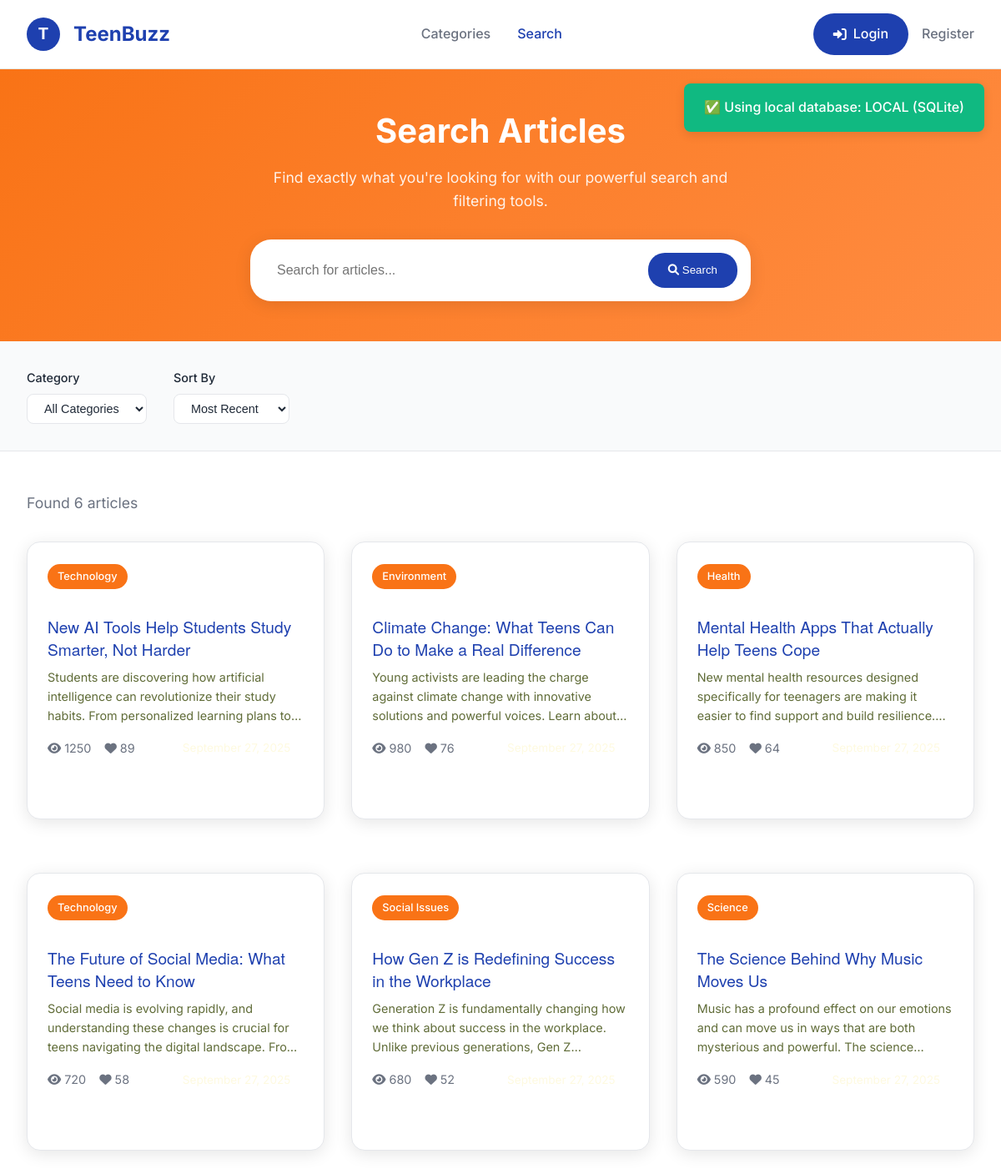
Screenshot of /search with the database file from the repository.
### tables this page shows
CREATE TABLE articles (
            id INTEGER PRIMARY KEY AUTOINCREMENT,
            headline TEXT NOT NULL,
            content TEXT NOT NULL,
            category TEXT NOT NULL,
            source TEXT,
            url TEXT,
            created_at TIMESTAMP DEFAULT CURRENT_TIMESTAMP,
            updated_at TIMESTAMP DEFAULT CURRENT_TIMESTAMP,
            drawn_by_user_id TEXT,
            publish_date DATE,
            tags TEXT,
            views INTEGER DEFAULT 0,
            likes INTEGER DEFAULT 0,
            FOREIGN KEY (drawn_by_user_id) REFERENCES users(id)
        );

### app_with_auth.py (the view, shortened to what this page needs)
@app.route('/search')
def search_articles():
    query = request.args.get('q', '')
    category = request.args.get('category', '')
    try:
        articles = get_articles_from_db(limit=20)
        print(f"DEBUG: Found {len(articles)} articles from database")
        flash(f'✅ Using local database: {get_database_status()}', 'success')
        if category:
            articles = [a for a in articles if a.get('category') == category]
        return render_template('search.html',
                             articles=articles,
                             query=query,
                             category=category,
                             total_results=len(articles),
                             format_date=format_date)
    except Exception as e:
        print(f"Error in search route: {e}")
        return render_template('search.html', articles=[], query=query, category=category, format_date=format_date)

### app_with_auth.py (called while the page is built)
def format_date(date_string):
    try:
        if isinstance(date_string, str):
            date_obj = datetime.fromisoformat(date_string.replace('Z', '+00:00'))
        else:
            date_obj = date_string
        return date_obj.strftime('%B %d, %Y')
    except:
        return 'Recent'

def get_articles_from_db(limit=20):
    try:
        db = get_database()
        if not db:
            return []
        articles = db.select('articles', limit=limit)
        return articles
    except Exception as e:
        print(f"Error fetching articles: {e}")
        return []

@app.context_processor
def inject_user():
    return {
        'current_user': get_current_user(),
        'is_authenticated': is_authenticated(),
        'is_admin': is_admin()
    }

### auth_system_enhanced.py (called while the page is built, shortened)
def get_current_user():
    return auth_manager.get_current_user()

def is_authenticated():
    return auth_manager.is_authenticated()

def is_admin():
    return auth_manager.is_admin()

    def get_current_user(self):
        if not session.get('is_authenticated'):
            return None

    def is_authenticated(self):
        return session.get('is_authenticated', False)

    def is_admin(self):
        return session.get('is_admin', False)

### database_manager.py (called while the page is built, shortened)
def get_database():
    toggle = DatabaseToggle()
    return toggle.get_database()

def get_database_status():
    toggle = DatabaseToggle()
    return toggle.get_status()

    def connect(self):
        self.conn = sqlite3.connect(self.db_path)
        self.conn.row_factory = sqlite3.Row  # Enable column access by name
        return self

    def execute_query(self, query: str, params: tuple = ()) -> List[Dict[str, Any]]:
        if not self.conn:
            self.connect()
        cursor = self.conn.cursor()
        cursor.execute(query, params)
        columns = [description[0] for description in cursor.description] if cursor.description else []
        results = [dict(zip(columns, row)) for row in cursor.fetchall()]
        self.conn.commit()
        return results

    def select(self, table: str, columns: str = '*', where: str = '', params: tuple = (), limit: int = None) -> List[Dict[str, Any]]:
        query = f"SELECT {columns} FROM {table}"
        if where:
            query += f" WHERE {where}"
        if limit:
            query += f" LIMIT {limit}"
        return self.execute_query(query, params)

    def load_config(self):
        if os.path.exists(self.config_file):
            with open(self.config_file, 'r') as f:
                self.config = json.load(f)

### templates/search.html (shortened to what this page needs)
{% extends "base.html" %}
{% block content %}
    <section class="search-hero">
        <div class="container">
            <h1>Search Articles</h1>
            <p>Find exactly what you're looking for with our powerful search and filtering tools.</p>
            <form action="{{ url_for('search_articles') }}" method="GET" class="search-form">
                <input type="text" name="q" placeholder="Search for articles..." value="{{ query or '' }}">
                <button type="submit">
                    <i class="fas fa-search"></i>
                    Search
                </button>
            </form>
        </div>
    </section>
    <section class="filters-section">
        <div class="filters-container">
            <div class="filter-group">
                <label class="filter-label">Category</label>
                <select class="filter-select" onchange="filterByCategory(this.value)">
                    <option value="">All Categories</option>
                </select>
            </div>
            <div class="filter-group">
                <label class="filter-label">Sort By</label>
                <select class="filter-select" onchange="sortResults(this.value)">
                    <option value="recent">Most Recent</option>
                </select>
            </div>
        </div>
    </section>
    <section class="results-section">
        <div class="results-header">
            <div class="results-count">
                {% if articles %}
                    Found {{ total_results or articles|length }} article{{ 's' if (total_results or articles|length) != 1 else '' }}
                {% else %}
                    No articles found
                {% endif %}
            </div>
        </div>
        {% if articles %}
            <div class="articles-grid">
                {% for article in articles %}
                <article class="article-card">
                    <div class="article-content">
                        <span class="article-category">{{ article.category }}</span>
                        <h3 class="article-title">
                            <a href="{{ url_for('view_article', article_id=article.id) }}" class="read-more">
                                {{ article.headline }}
                            </a>
                        </h3>
                        <p class="article-excerpt">
                            {{ article.content[:150] }}{% if article.content|length > 150 %}...{% endif %}
                        </p>
                        <div class="article-meta">
                            <div class="article-stats">
                                <div class="stat">
                                    <i class="fas fa-eye"></i>
                                    <span>{{ article.views or 0 }}</span>
                                </div>
                                <div class="stat">
                                    <i class="fas fa-heart"></i>
                                    <span>{{ article.likes or 0 }}</span>
                                </div>
                            </div>
                            <div class="article-date">
                            </div>
                        </div>
                    </div>
                </article>
                {% endfor %}
            </div>
        {% endif %}
    </section>
{% endblock %}

### static/css/style.css (style rules this page uses)
:root { --primary-color: #606c38; --secondary-color: #283618; --bg-primary: #fefae0; --accent-color: #dda15e; --highlight-color: #bc6c25; --text-primary: #283618; --text-secondary: #606c38; --text-light: #fefae0; --success-color: #28a745; --danger-color: #dc3545; --warning-color: #ffc107; --info-color: #17a2b8; --shadow-light: 0 2px 10px rgba(0,0,0,0.1); --shadow-medium: 0 4px 20px rgba(0,0,0,0.15); --shadow-heavy: 0 8px 30px rgba(0,0,0,0.2); --border-radius: 16px; --border-radius-small: 10px; --transition: all 0.3s ease; }
* { margin: 0; padding: 0; box-sizing: border-box; }
body { font-family: 'Helvetica Neue', Helvetica, Arial, sans-serif; line-height: 1.6; color: var(--text-primary); background-color: var(--bg-primary); }
.container { max-width: 1200px; margin: 0 auto; padding: 0 20px; }
h1, h2, h3, h4 { font-weight: 600; line-height: 1.3; }
h1 { font-size: 2.5rem; }
h3 { font-size: 1.5rem; }
.articles-grid { display: grid; grid-template-columns: repeat(auto-fit, minmax(300px, 1fr)); gap: 2rem; margin-bottom: 3rem; }
.article-card, .trending-card { background: var(--bg-primary); border-radius: var(--border-radius); box-shadow: var(--shadow-light); overflow: hidden; margin-bottom: 2rem; }
.article-card h3, .trending-card h3 { font-family: 'Helvetica Neue', Helvetica, Arial, sans-serif; font-size: 1.2rem; color: var(--primary-color); margin: 1rem 0 0.5rem 0; font-weight: 700; }
.article-card p, .trending-card p { display: none; }
.article-meta { display: flex; gap: 1rem; margin-bottom: 1rem; flex-wrap: wrap; }
.article-category { background: var(--primary-color); color: white; padding: 4px 12px; border-radius: 20px; font-size: 0.8rem; font-weight: 500; }
.article-date, .article-source { color: var(--text-light); font-size: 0.85rem; margin-right: 1rem; }
.article-card .article-excerpt { color: var(--text-secondary); font-size: 0.9rem; line-height: 1.6; display: -webkit-box; -webkit-line-clamp: 3; -webkit-box-orient: vertical; overflow: hidden; }
.article-content { font-size: 1.1rem; line-height: 1.7; margin-bottom: 2rem; }

### rows the page displays
articles: category "Technology", headline "New AI Tools Help Students Study Smarter, Not Harder", content "Students are discovering how artificial intelligence can revolutionize their study habits. From personalized learning plans…", views "1250", likes "89"
articles: category "Environment", headline "Climate Change: What Teens Can Do to Make a Real Difference", content "Young activists are leading the charge against climate change with innovative solutions and powerful voices. Learn…", views "980", likes "76"
articles: category "Health", headline "Mental Health Apps That Actually Help Teens Cope", content "New mental health resources designed specifically for teenagers are making it easier to find support and build…", views "850", likes "64"
articles: category "Technology", headline "The Future of Social Media: What Teens Need to Know", content "Social media is evolving rapidly, and understanding these changes is crucial for teens navigating the digital landscape.…", views "720", likes "58"
articles: category "Social Issues", headline "How Gen Z is Redefining Success in the Workplace", content "Generation Z is fundamentally changing how we think about success in the workplace. Unlike previous generations, Gen…", views "680", likes "52"
articles: category "Science", headline "The Science Behind Why Music Moves Us", content "Music has a profound effect on our emotions and can move us in ways that are both mysterious and powerful. The…", views "590", likes "45"

### other values shown
{{ message }} "✅ Using local database: LOCAL (SQLite)"
{{ total_results or articles|length }} "6"
{{ 's' if (total_results or articles|length) != 1 else '' }} "s"
